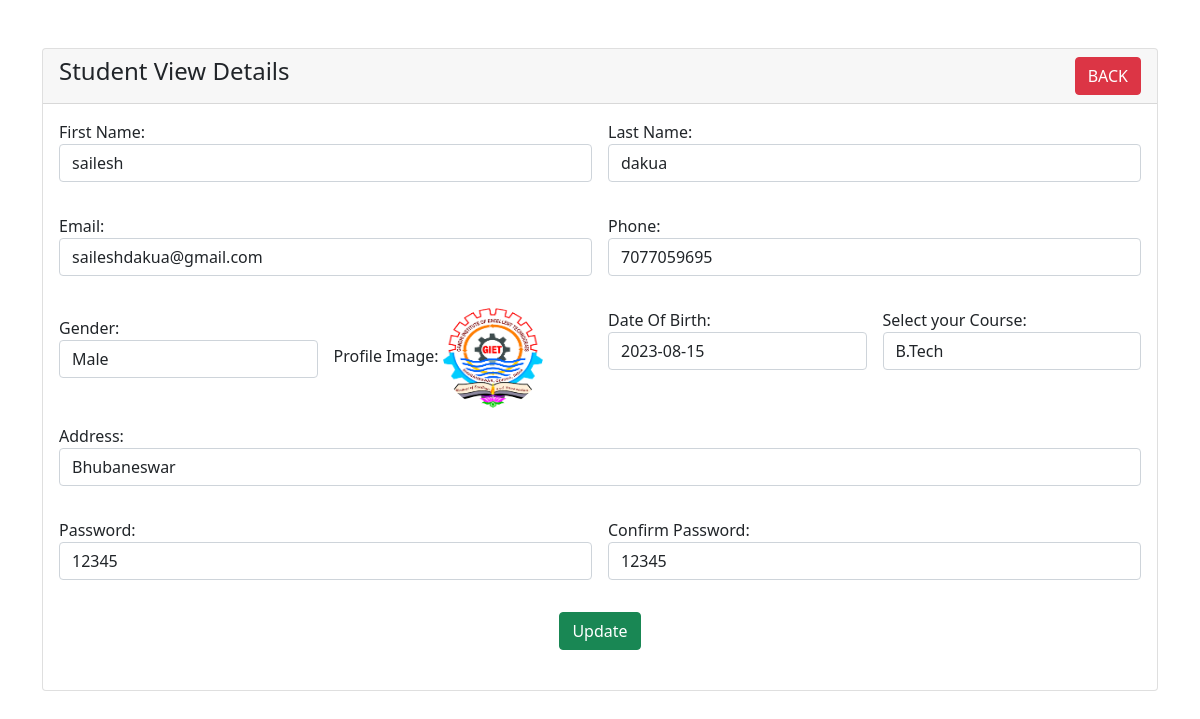
Page /student-view.php?id=1 on the committed database.
### tables this page shows
CREATE TABLE `students` (
  `id` int(11) NOT NULL,
  `fname` varchar(50) NOT NULL,
  `lname` varchar(30) NOT NULL,
  `email` varchar(70) NOT NULL,
  `phone` varchar(12) NOT NULL,
  `gender` varchar(10) NOT NULL,
  `pimage` varchar(200) NOT NULL,
  `dob` date NOT NULL DEFAULT current_timestamp(),
  `course` varchar(30) NOT NULL,
  `address` text NOT NULL,
  `password` varchar(15) NOT NULL,
  `password_cnf` varchar(15) NOT NULL,
  `condition_1` varchar(10) NOT NULL
);

### student-view.php (the view, shortened to what this page needs)
<?php
require 'dbcon.php';
?>
<!doctype html>
<html lang="en">
  <head>
    <link href="https://cdn.jsdelivr.net/npm/bootstrap@5.1.3/dist/css/bootstrap.min.css" rel="stylesheet">
</head>
<body>
    <div class="container mt-5">
        <div class="row">
            <div class="col-md-12">
                <div class="card">
                    <div class="card-header">
                        <h4>Student View Details
                            <a href="index.php" class="btn btn-danger float-end">BACK</a>
                        </h4>
                    </div>
                    <div class="card-body">
                        <?php
                        if(isset($_GET['id']))
                        {
                            $student_id = mysqli_real_escape_string($con, $_GET['id']);
                            $query = "SELECT * FROM students WHERE id='$student_id' ";
                            $query_run = mysqli_query($con, $query);
                            if(mysqli_num_rows($query_run) > 0)
                            {
                                $student = mysqli_fetch_array($query_run);
                                ?>
                                    <div class="row g-3">
                                    <div class="form-group col-md-6">
                                        <label for="fname">First Name:</label>
                                        <p class="form-control">
                                            <?=$student['fname'];?>
                                        </p>
                                    </div>
                                    <div class="form-group col-md-6">
                                        <label for="lname">Last Name:</label>
                                        <p class="form-control">
                                            <?=$student['lname'];?>
                                        </p>
                                    </div>
                                    <div class="form-group col-md-6">
                                        <label for="email">Email:</label>
                                        <p class="form-control">
                                            <?=$student['email'];?>
                                        </p>
                                    </div>
                                    <div class="form-group col-md-6">
                                        <label for="phno">Phone:</label>
                                        <p class="form-control">
                                            <?=$student['phone'];?>
                                        </p>
                                    </div>
                                    <div class="form-group col-md-3 mt-4">
                                        <label>Gender:</label>
                                        <p class="form-control">
                                            <?=$student['gender'];?>
                                        </p>
                                    </div>
                                    <div class="form-group col-md-3">
                                    <label for="pimage">Profile Image:</label>
                                    <?php
                                        $profileImage = $student['pimage'];
                                        if (!empty($profileImage) && file_exists("uploads/$profileImage")) {
                                            ?>
                                            <img src="uploads/<?= $profileImage; ?>"
                                                 alt="<?= $student['fname']; ?>"
                                                 width="100" height="100"
                                                 class="rounded-circle">
                                            <?php
                                        }
                                    ?>
                                    </div>
                                    <div class="form-group col-md-3">
                                        <label for="dob">Date Of Birth:</label>
                                        <p class="form-control">
                                            <?=$student['dob'];?>
                                        </p>
                                    </div>
                                    <div class="form-group col-md-3">
                                        <label for="course">Select your Course:</label>
                                        <p class="form-control">
                                            <?=$student['course'];?>
                                        </p>
                                    </div>
                                    <div class="form-group col-md-12">
                                        <label for="address">Address:</label>
                                        <p class="form-control">
                                            <?=$student['address'];?>
                                    </p>
                                    </div>
                                    <div class="form-group col-md-6">
                                        <label for="password">Password:</label>
                                        <p class="form-control">
                                            <?=$student['password'];?>
                                        </p>
                                    </div>
                                    <div class="form-group col-md-6">
                                        <label for="password_cnf">Confirm Password:</label>
                                        <p class="form-control">
                                            <?=$student['password_cnf'];?>
                                        </p>
                                    </div>
                                    <div class="col-md-12 mb-4 text-center">
                                    <a type="button" class="btn btn-success" href="student-edit.php?id=<?= $student['id']; ?>"
                                    class="btn btn-success btn-sm">Update</a>
                                    </div>
                                <?php
                            }
                            else
                            {
                                echo "<h4>No Such Id Found</h4>";
                            }
                        }
                        ?>
                    </div>
                </div>
            </div>
        </div>
    </div>
</body>
</html>

### rows in the picture
students: fname "sailesh", lname "dakua", email "saileshdakua@gmail.com", phone "7077059695", gender "Male", pimage (picture), dob "2023-08-15", course "B.Tech", address "Bhubaneswar", password "12345", password_cnf "12345"
